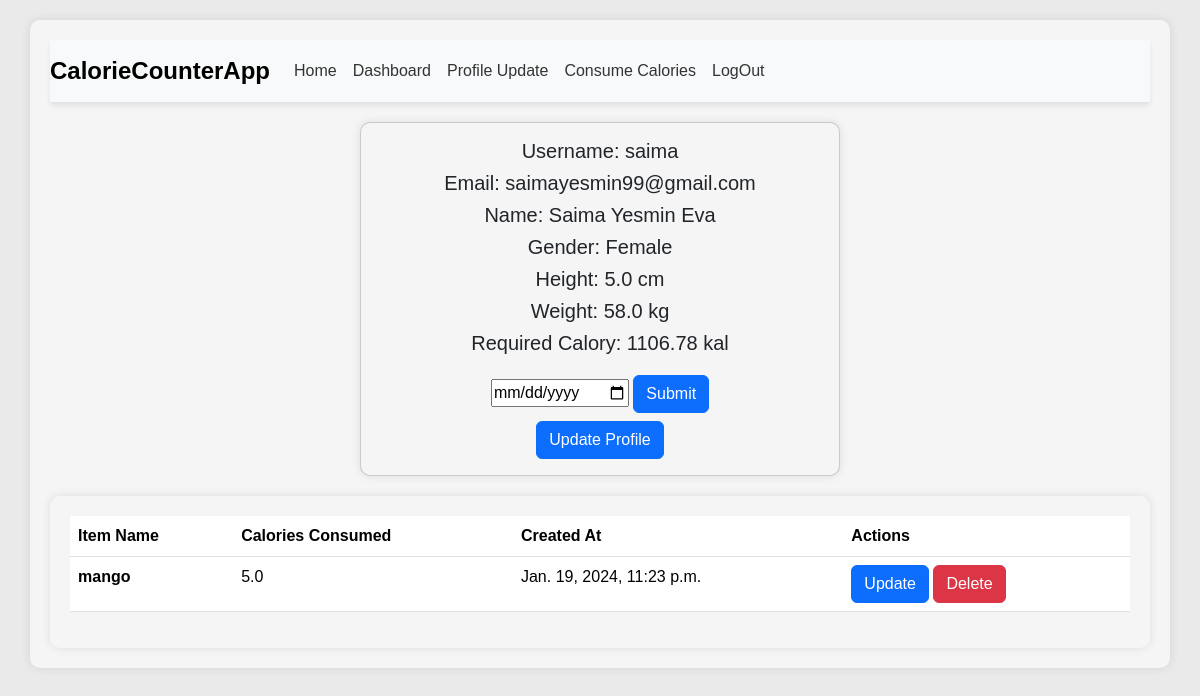
/profile/ (signed in), run on the app's committed database.
### myApp/models.py (models this page shows, shortened)
class UserProfile(models.Model):
    user = models.OneToOneField(User, on_delete=models.CASCADE)
    name = models.CharField(max_length=255)
    age = models.IntegerField()
    gender = models.CharField(max_length=10, choices=[('Male', 'Male'), ('Female', 'Female')])
    height = models.FloatField()
    weight = models.FloatField()

class ConsumedItems(models.Model):
    user = models.ForeignKey(User, on_delete=models.CASCADE)
    item_name = models.CharField(max_length=255)
    calories_consumed = models.FloatField()
    created_at = models.DateTimeField(default=timezone.now, editable=False)

### myApp/views.py (the view, shortened to what this page needs)
# urls.py: path('profile/', profile, name='profile'),
def profile(request):
    user=request.user
    obj=0
    data=None
    calory=0
    need=None
    noneed=None
    consumed_items = ConsumedItems.objects.filter(user=user)
    try:
        obj, created = UserProfile.objects.get_or_create(user=user)
    except:
        pass
    BMR=dailyrequired(request)
    return render(request,'profile.html',{'obj':obj,'user_d':user,'BMR':BMR,'data':data,'items':consumed_items,'calory':calory,'need':need,'noneed':noneed})

### myApp/views.py (called while the page is built)
def dailyrequired(request):
    user=request.user
    obj=0
    try:
        obj, created = UserProfile.objects.get_or_create(user=user)
    except:
        pass
    if obj:
        if obj.gender == 'Male':
            print(obj.gender)
            BMR=66.47+(13.75*obj.weight)+(5.003*obj.height)-(6.755*obj.age)
        else:
            BMR=655.1+(9.563*obj.weight)+(1.850*obj.height)-(4.676*obj.age)
        return BMR
    return 0

### myApp/templates/profile.html (shortened to what this page needs)
{% extends "base.html" %}
{% block content %}
<div class="card text-center" style="width: 30rem; margin: 20px auto; background-color: #f5f5f5; border-radius: 10px; box-shadow: 0 0 10px rgba(0, 0, 0, 0.1);">
    <div class="card-body">
      <h5 class="card-title">Username: {{user_d.username}}</h5>
      <h5 class="card-title">Email: {{user_d.email}}</h5>
      {% if obj %}
      <h5 class="card-title">Name: {{obj.name}}</h5>
      <h5 class="card-title">Gender: {{obj.gender}}</h5>
      <h5 class="card-title">Height: {{obj.height}} cm</h5>
      <h5 class="card-title">Weight: {{obj.weight}} kg</h5>
      <h5 class="card-title">Required Calory: {{BMR}} kal</h5>
      <form action="" method="post" style="margin-top: 20px;">
        <input type="date" id="start" name="date" />
        <button type="submit" class="btn btn-primary">Submit</button>
    </form>
      {% endif %}
      <a href="{% url 'user_profile_update' %}" class="btn btn-primary mt-2">Update Profile</a>
    </div>
  </div>
  <div class="container mt-3">
    <table class="table">
      <thead>
        <tr>
          <th scope="col">Item Name</th>
          <th scope="col">Calories Consumed</th>
          <th scope="col">Created At</th>
          <th scope="col">Actions</th>
        </tr>
      </thead>
      <tbody>
      {% if items %}
        {% for item in items %}
        <tr>
          <th>{{ item.item_name }}</th>
          <td>{{ item.calories_consumed }}</td>
          <td>{{ item.created_at }}</td>
          <td>
              <a class="btn btn-primary" href="{% url 'update_item' item.id %}" role="button">Update</a>
              <a class="btn btn-danger" href="{% url 'delete_item' item.id %}" role="button">Delete</a>
          </td>
        </tr>
        {% endfor %}
      {% else %}
        <tr>
          <td colspan="4">No consumed items yet.</td>
        </tr>
      {% endif %}
      </tbody>
    </table>
  </div>
{% endblock content %}

### myApp/templates/base.html (shortened to what this page needs)
<!doctype html>
<html lang="en">
  <head>
    <link href="https://cdn.jsdelivr.net/npm/bootstrap@5.3.2/dist/css/bootstrap.min.css" rel="stylesheet">
  </head>
  <body>
    <div class="container">
      {% include 'header.html' %}
      {% block content %}
      {% endblock content %}
    </div>
  </body>
</html>

### myApp/templates/header.html (shortened to what this page needs)
<nav class="navbar navbar-expand-lg navbar-light bg-light" style="box-shadow: 0 4px 6px -1px rgba(0, 0, 0, 0.1);">
  <a class="navbar-brand" href="{% url 'home' %}" style="font-weight: bold; font-size: 1.5rem;">CalorieCounterApp</a>
  <div class="collapse navbar-collapse" id="navbarNavDropdown">
    <ul class="navbar-nav">
      <li class="nav-item active">
        <a class="nav-link" href="{% url 'home' %}" style="color: #333;">Home</a>
      </li>
      <li class="nav-item">
        <a class="nav-link" href="{% url 'profile' %}" style="color: #333;">Dashboard</a>
      </li>
      <li class="nav-item">
          <a class="nav-link" href="{% url 'user_profile_update' %}" style="color: #333;">Profile Update</a>
      </li>
      <li class="nav-item">
          <a class="nav-link" href="{% url 'consume_calories' %}" style="color: #333;">Consume Calories</a>
        </li>
      <li class="nav-item">
          <a class="nav-link" href="{% url 'logout_f' %}" style="color: #333;">LogOut</a>
      </li>
    </ul>
  </div>
</nav>

### myApp/templates/base.html (style rules this page uses)
body { font-family: 'Arial', sans-serif; background-color: #eaeaea; }
.container { margin-top: 20px; background-color: #f5f5f5; border-radius: 10px; box-shadow: 0 0 10px rgba(0, 0, 0, 0.1); padding: 20px; }

### data on the page
UserProfile: name "Saima Yesmin Eva", gender "Female", height "5.0", weight "58.0"
ConsumedItems: item_name "mango", calories_consumed "5.0", created_at "Jan. 19, 2024, 11:23 p.m."

### other printed values
{{ user_d.username }} "saima"
{{ user_d.email }} "saimayesmin99@gmail.com"
{{ BMR }} "1106.78"
